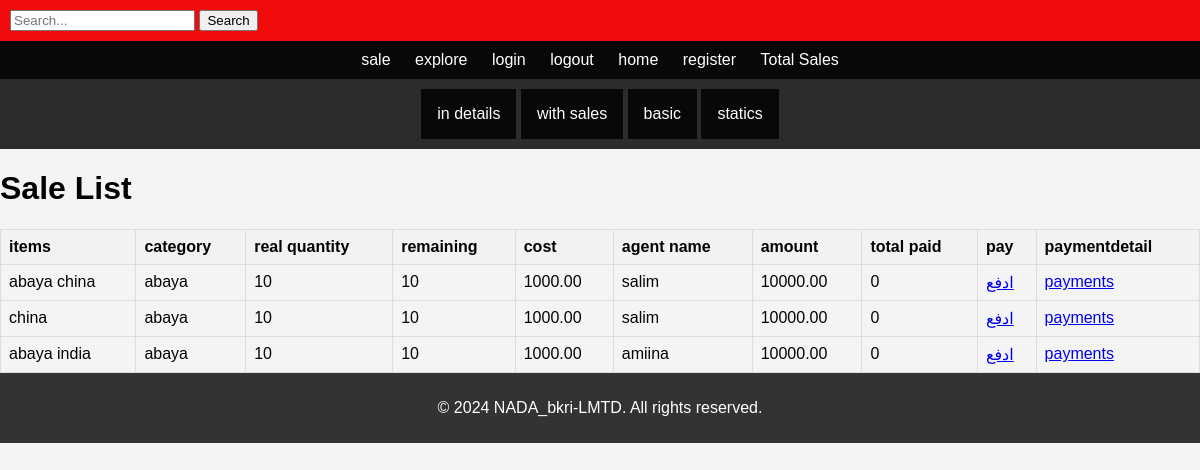
The page /prod_loan/ on the database as committed earlier.
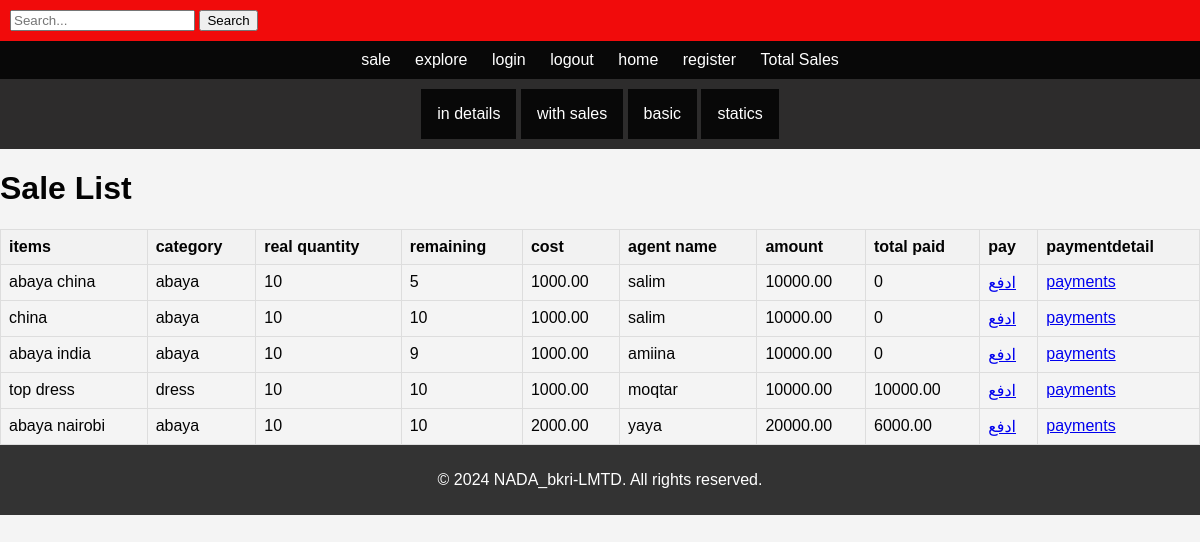
The same page on the database as committed later.
### prd/models.py (models this page shows, shortened)
class Product(models.Model):
    name = models.CharField(max_length=255, unique=True)
    category = models.ForeignKey(Category, on_delete=models.CASCADE)
    description = models.TextField(blank=True, null=True)
    price = models.DecimalField(max_digits=10, decimal_places=2)
    first_quantity = models.PositiveIntegerField(default=0)
    quantity_available = models.PositiveIntegerField(default=0)
    customer_name = models.CharField(max_length=255, blank=True)
    is_loan = models.BooleanField(default=False)
    def total_qrsho(self):
        return self.price * self.first_quantity
    def total_paid(self):
        return sum(payment.amount_paid for payment in self.qrsho_payment_set.all())

class Category(models.Model):
    name = models.CharField(max_length=255, unique=True)
    def __str__(self):
        return self.name

class qrsho_Payment(models.Model):
    product = models.ForeignKey(Product, on_delete=models.CASCADE)
    amount_paid = models.DecimalField(max_digits=10, decimal_places=2)
    payment_date = models.DateTimeField(default=timezone.now)

### staf/views.py (the view)
# urls.py: path('prod_loan/', views.list_pro_loan, name='prod_loan'),
def list_pro_loan(request):
    prod = Product.objects.filter(is_loan=True)
    return render(request, 'prd/pro_loan.html', {'prod':prod})

### prd/templates/prd/pro_loan.html (shortened to what this page needs)
{% extends 'base.html' %}
{% block content %}
<h1>Sale List</h1>
<table border="1">
    <thead>
        <tr>
            <th>items</th>
            <th>category</th>
            <th>real quantity</th>
            <th>remaining</th>
            <th>cost</th>
            <th>agent name</th>
            <th> amount</th>
            <th>total paid</th>
            <th>pay</th>
            <th>paymentdetail</th>
        </tr>
    </thead>
    <tbody>
        {% for sale in prod %}
        <tr>
            <td>{{ sale.name }}</td>
            <td>{{ sale.category }}</td>
            <td>{{ sale.first_quantity }}</td>
            <td>{{ sale.quantity_available }}</td>
            <td>{{ sale.price }}</td>
            <td>{{ sale.customer_name }}</td>
            <td>{{sale.total_qrsho}}</td>
            <td>{{sale.total_paid}}</td>
            <td><a href="{% url 'pay_qrsho' product_id=sale.id %}">ادفع</a></td>
            <td><a href="{% url 'list_qrsho' sale.id %}">payments</a></td>
        </tr>
        {% endfor %}
    </tbody>
</table>
{% endblock %}

Rows that differ between the two databases and show on the page:
changed Product "abaya china": quantity_available "10" → "5"
changed Product "abaya india": quantity_available "10" → "9"
added Product: name "top dress", category "dress", first_quantity "10", quantity_available "10", price "1000.00", customer_name "moqtar", total_qrsho "10000.00", total_paid "10000.00"
added Product: name "abaya nairobi", category "abaya", first_quantity "10", quantity_available "10", price "2000.00", customer_name "yaya", total_qrsho "20000.00", total_paid "6000.00"
